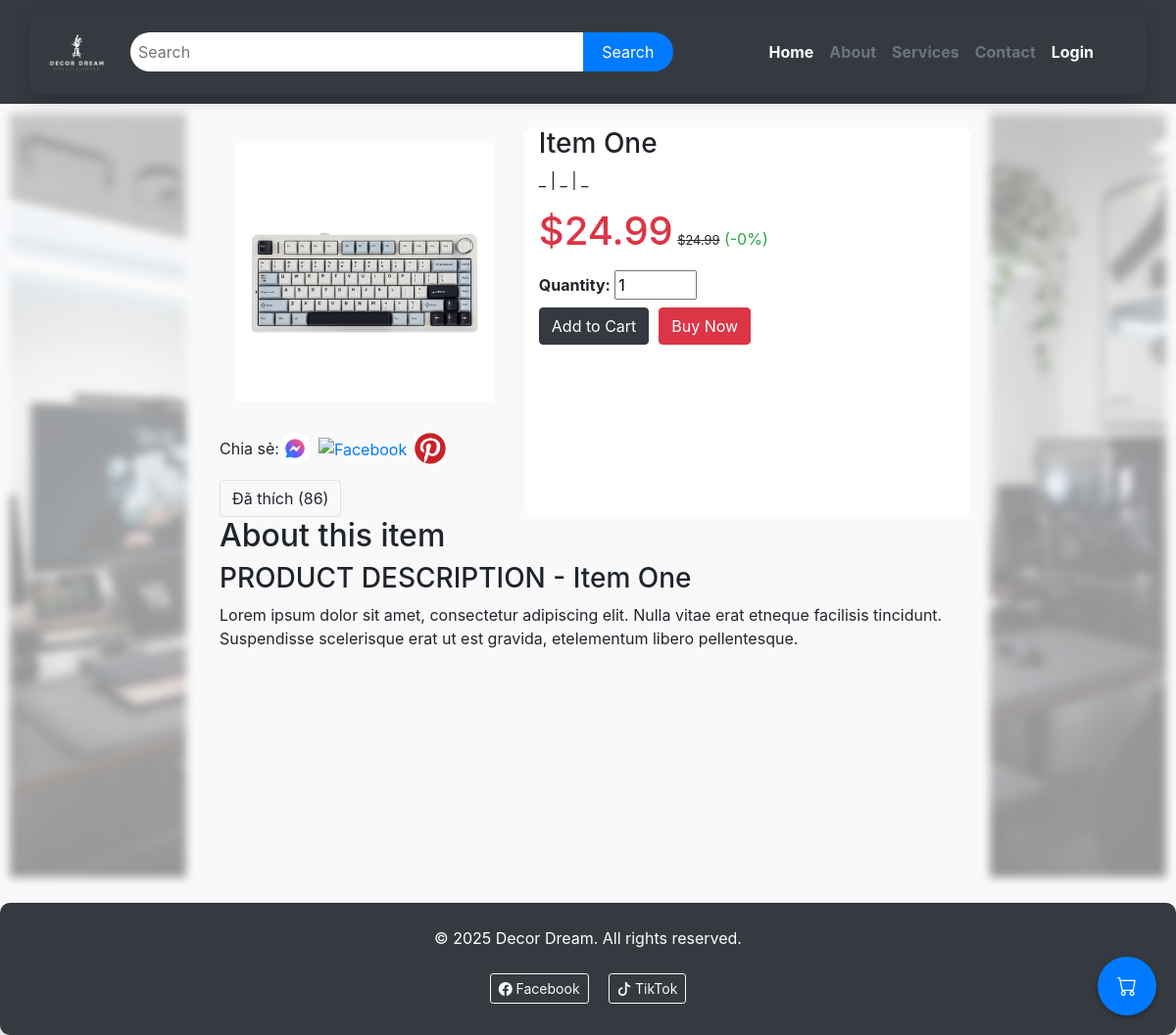
Page /1 on the earlier database version.
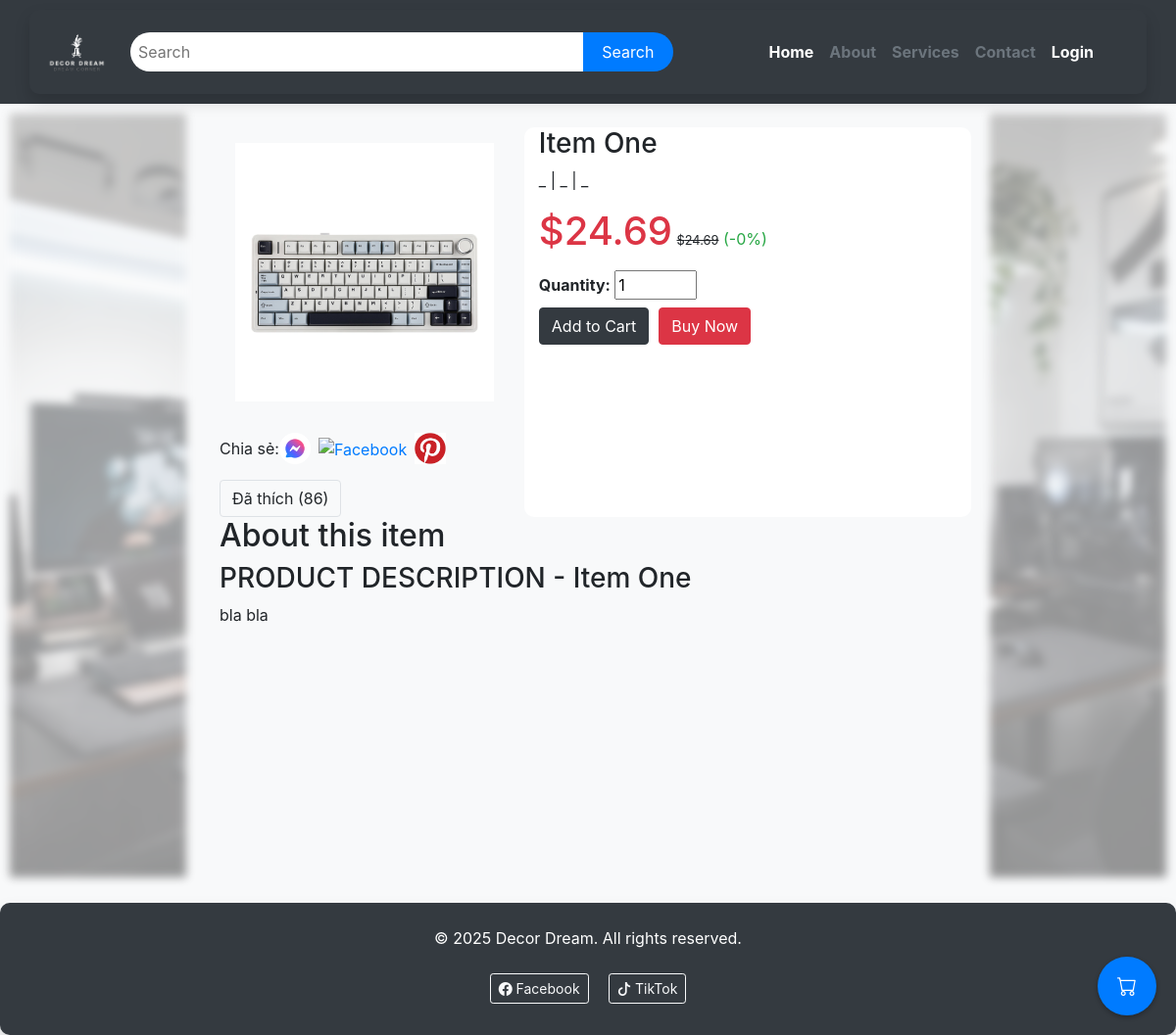
Same page on the later database version.
### shop/models.py (models this page shows, shortened)
class Product(models.Model):
    name = models.CharField(max_length = 200)
    price = models.DecimalField(max_digits=10, decimal_places=2)
    description = models.TextField(blank=True, null=True)
    def image_url(self):
        return f"images\category\products\product_{self.id}.jpg"

### shop/views.py (the view)
# urls.py: path("<int:product_id>", views.product, name="product"),
def product(request, product_id):
    _product= Product.objects.get(pk=product_id)
    return render(request, "shop/product.html", {
        "product": _product,
    })

### shop/templates/shop/product.html (shortened to what the changed rows need)
{%extends 'shop/layout.html'%}
{%load static%}
{%block section%}
<div class="container-fluid">
    <div class="row">
        <div class="item col-xl-8 col-lg-8 col-md-12 col-sm-12 p-4">
            <div class="row">
                <div class="col-md-5">
                    <div id="carouselExampleIndicators" class="carousel slide col-12 p-3" data-ride="carousel">
                    </div>
                    <div class="mt-3 d-flex align-items-center">
                    </div>
                    <div class="mt-3 d-flex align-items-center">
                    </div>
                </div>
                <div class="container col-md-7">
                    <h3>{{product.name}}</h3>
                    <p>_ | _ | _</p>
                    <p>
                        <span class="text-danger h1">${{product.price}}</span>
                        <small><del>${{product.price}}</del></small>
                        <span class="text-success">(-0%)</span>
                    </p>
                    <form method="post" class="d-flex flex-column align-items-start">
                        <p class="mb-2">
                        </p>
                        <div class="d-flex align-items-start">
                        </div>
                    </form>
                </div>
                <div class="h2 col-12"> About this item</div>
                <div class="h3 col-12">PRODUCT DESCRIPTION - {{product.name}}</div>
                <div class="col-12 product-description">
                    <p>{{ product.description }}</p>
                </div>
            </div>
        </div>
    </div>
</div>
{%endblock%}

Differences in the rows shown:
changed Product "Item One": price "24.99" → "24.69"; description "Lorem ipsum dolor sit amet, consectetur adipiscing elit. Nulla vitae erat etneque facilisis tincidunt. Suspendisse scelerisque erat ut est gravida, etelementum libero pellentesque." → "bla bla"
